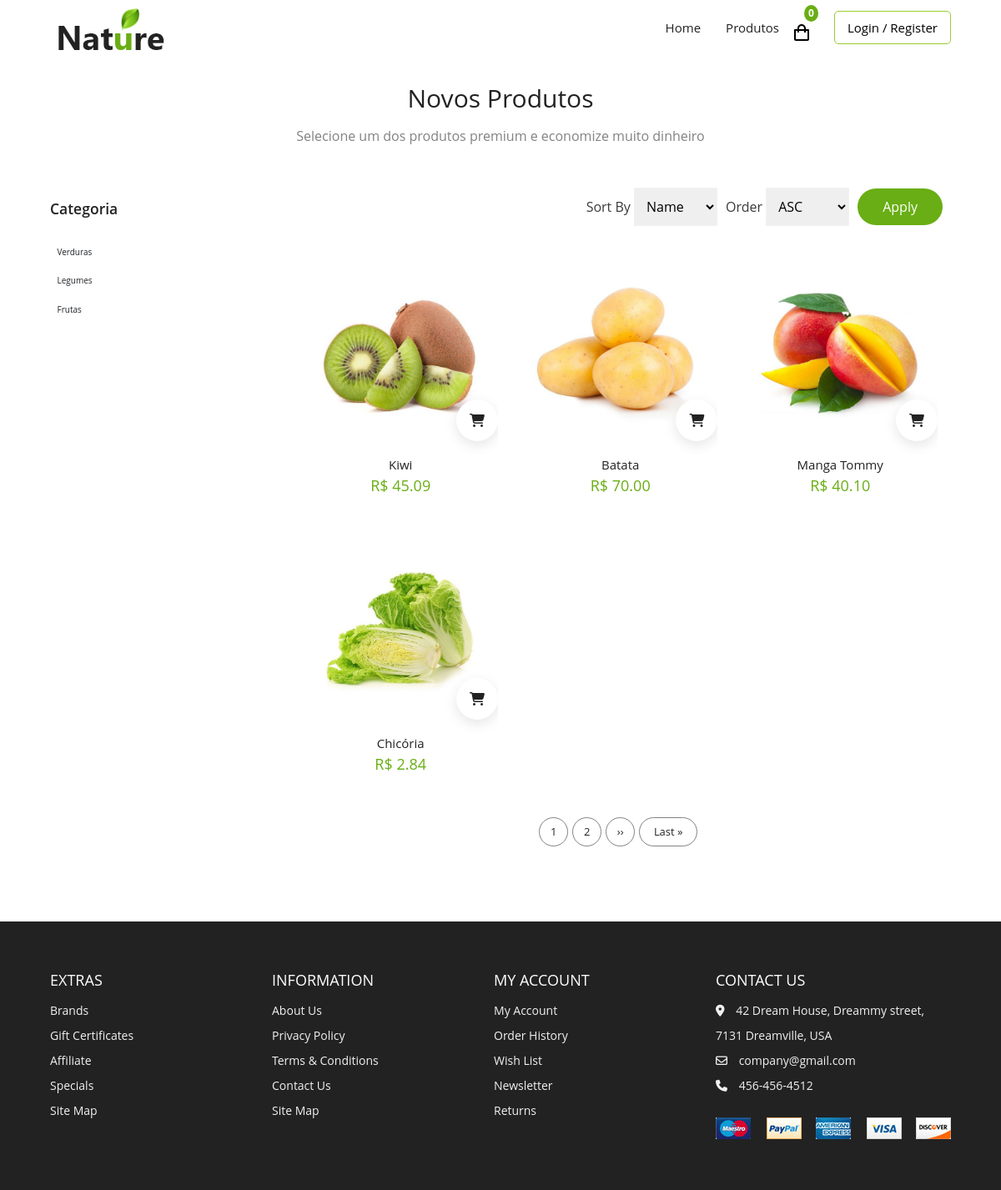
/produtos/, run on the app's committed database.
### produtos/models.py (models this page shows, shortened)
class Category(models.Model):
    name = models.CharField(max_length = 100, unique = True, help_text = " Nome da categoria dos produtos ")
    slug = models.SlugField(max_length = 100, unique = True, help_text = "Slug do nome do produtos ")
    class Meta:
        ordering = ('-name',)

class Product(models.Model):
    category = models.ForeignKey(Category, related_name = "products", on_delete = models.CASCADE, help_text = "categoria do produto")
    name = models.CharField(max_length = 150, unique = True, help_text = "Nome do Produto")
    slug = models.SlugField(max_length = 150, unique = True)
    image = models.ImageField(upload_to = 'products', help_text = "image do Produto")
    description = models.TextField(help_text = "Descrição do Produto")
    shu = models.CharField(max_length = 40, )
    price = models.DecimalField(max_digits = 10, decimal_places = 2, help_text = "O Valor do Produto")
    available  = models.BooleanField(default = True)
    def get_absolute_url(self):
        return reverse('produtos:details', args=[self.category.slug, self.slug])
    class Meta:
        ordering = ('shu',)

### produtos/views.py (the view)
# urls.py: path('',views.List_Products.as_view(), name = 'list_products'),
class List_Products(View):
    def get(self, request, categoria_slug = None):
        categorias = Category.objects.all()
        requested_categoria = None
        produtos = Product.objects.all()
        if categoria_slug:
            requested_categoria = get_object_or_404(Category, slug = categoria_slug)
            produtos = Product.objects.filter(category = requested_categoria)
        return render(request, 'produtos/list.html',{
            'categorias':categorias, 'produtos':produtos, 'requested_categoria':requested_categoria,
            })

### produtos/templates/produtos/list.html (shortened to what this page needs)
{% extends 'base.html' %}
{% load static %}
{% block index %}
  <section class="section products">
    <div class="title banner_products">
      {% if requested_categoria %}
      {% if requested_categoria.name  == 'Frutas'%}
      <h2>Novas {{ requested_categoria.name  }}</h2>
      <span>Compre uma das {{ requested_categoria.name  }} premium e economize muito dinheiro</span>
      {%elif requested_categoria.name  == 'Verduras'%}
      <h2>Novas {{ requested_categoria.name  }}</h2>
      <span>Compre uma das {{ requested_categoria.name  }} premium e economize muito dinheiro</span>
      {% else %}
      <h2>Novos {{ requested_categoria.name  }}</h2>
      <span>Compre um dos {{ requested_categoria.name  }} premium e economize muito dinheiro</span>
      {% endif %}
      {% else %}
      <h2>Novos Produtos</h2>
      <span>Selecione um dos produtos premium e economize muito dinheiro</span>
      {% endif %}
    </div>
    <div class="products-layout container">
      <div class="col-1-of-3">
        <div>
          <div class="block-title mt-4">
            <h3>Categoria</h3>
          </div>
          <br>
          <ul class="block-content list-group-item  border-0 p-0 selected">
            {% for categoria in categorias %}
            <li
            {% if categoria.slug == requested_category.slug  %}
            class="list-group-item  border-0 p-0 selected"
            {% else %}
            class="list-group-item  border-0 p-0 unselected"
            {% endif %}>
            <a href="{% url 'produtos:produtos_list_da_categoria' categoria.slug %}" class="btn btn-block text-left">
            {{ categoria.name }}
            </a>
            </li>
            {% endfor %}
          </ul>
        </div>
      </div>
      <div class="col-3-of-4">
        <form action="">
          <div class="item">
            <label for="sort-by">Sort By</label>
            <select name="sort-by" id="sort-by">
              <option value="title" selected="selected">Name</option>
            </select>
          </div>
          <div class="item">
            <label for="order-by">Order</label>
            <select name="order-by" id="sort-by">
              <option value="ASC" selected="selected">ASC</option>
            </select>
          </div>
          <a href="">Apply</a>
        </form>
        <div class="product-layout">
          {% if Categoria_produtos %}
          {% for produto in Categoria_produtos %}
          <div class="product">
            <div class="img-container">
              <img src="{% static 'images/product-1.jpg' %}" alt="" />
              <div class="addCart">
                <i class="fas fa-shopping-cart"></i>
              </div>
              <ul class="side-icons">
                <span><i class="fas fa-search"></i></span>
                <span><i class="far fa-heart"></i></span>
                <span><i class="fas fa-sliders-h"></i></span>
              </ul>
            </div>
            <div class="bottom">
              <a href="productDetails.html">Bambi Print Mini Backpack</a>
              <div class="price">
                <span>$150</span>
              </div>
            </div>
          </div>
          {% endfor %}
          {% else %}
          {% for produto in produtos %}
          <div class="product">
            <div class="img-container">
              <img src="{{ produto.image.url }}" alt="" />
              <div class="addCart">
                <i class="fas fa-shopping-cart"></i>
              </div>
              <ul class="side-icons">
              </ul>
            </div>
            <div class="bottom">
              <a href="{{ produto.get_absolute_url  }} ">{{ produto.name }}</a>
              <div class="price">
                <span>R$ {{ produto.price }}</span>
              </div>
            </div>
          </div>
          {% endfor %}
          {% endif %}
        </div>
        <ul class="pagination">
          <span>1</span>
          <span>2</span>
          <span class="icon">››</span>
          <span class="last">Last »</span>
        </ul>
      </div>
    </div>
  </section>
  {% endblock %}

### templates/base.html (shortened to what this page needs)
{% load static %}
<!DOCTYPE html>
<html lang="pt-br">
<head>
  <link rel="stylesheet" href="https://cdnjs.cloudflare.com/ajax/libs/font-awesome/5.15.1/css/all.min.css" />
    <link
      rel="stylesheet"
      href="https://cdnjs.cloudflare.com/ajax/libs/Swiper/6.7.5/swiper-bundle.min.css"
    />
  <link href='https://unpkg.com/boxicons@2.0.8/css/boxicons.min.css' rel='stylesheet'>
  <link rel="stylesheet" href="{% static 'css/bootstrap.min.css' %}" />
  <link rel="stylesheet" href="{% static 'styles.css' %}" />
  <link rel="stylesheet" href="{% static 'css/responsive.css' %}" />
  <link
    href="https://unpkg.com/boxicons@2.0.9/css/boxicons.min.css"
    rel="stylesheet"
  />
</head>
<body>
  {% include 'include/navbar.html' %}
  {% block index %}
  {% endblock %}
  {% include 'include/footer.html' %}
</body>
</html>

### templates/include/navbar.html (shortened to what this page needs)
{% load static %}
  <nav class="nav">
    <div class="wrapper container">
      <div class="logo"><a href="{% url 'index' %}">
        <img src="{% static 'images/logo.png' %}" alt="">
      </a>
      </div>
      <ul class="nav-list">
        <li><a href="{% url 'index' %}">Home</a></li>
        <li><a href="{% url 'produtos:list_products' %}">Produtos</a></li>
        <li class="icons">
          <a style="margin-right: ;" href="cart.html">
            <span>
            <img  src="{% static 'images/shoppingBag.svg' %}" alt="" />
            <small class="count d-flex">0</small>
          </span>
          </a>
        </li>
        <li><a class="login"  href="">Login / Register</a></li>
      </ul>
    </div>
  </nav>

### templates/include/footer.html (shortened to what this page needs)
{% load static %}
  <footer id="footer" class="section footer">
    <div class="container">
      <div class="footer-container">
        <div class="footer-center">
          <h3>EXTRAS</h3>
          <a href="#">Brands</a>
          <a href="#">Gift Certificates</a>
          <a href="#">Affiliate</a>
          <a href="#">Specials</a>
          <a href="#">Site Map</a>
        </div>
        <div class="footer-center">
          <h3>INFORMATION</h3>
          <a href="#">About Us</a>
          <a href="#">Privacy Policy</a>
          <a href="#">Terms & Conditions</a>
          <a href="#">Contact Us</a>
          <a href="#">Site Map</a>
        </div>
        <div class="footer-center">
          <h3>MY ACCOUNT</h3>
          <a href="#">My Account</a>
          <a href="#">Order History</a>
          <a href="#">Wish List</a>
          <a href="#">Newsletter</a>
          <a href="#">Returns</a>
        </div>
        <div class="footer-center">
          <h3>CONTACT US</h3>
          <div>
            <span>
              <i class="fas fa-map-marker-alt"></i>
            </span>
            42 Dream House, Dreammy street, 7131 Dreamville, USA
          </div>
          <div>
            <span>
              <i class="far fa-envelope"></i>
            </span>
            company@gmail.com
          </div>
          <div>
            <span>
              <i class="fas fa-phone"></i>
            </span>
            456-456-4512
          </div>
          <div class="payment-methods">
            <img src="./images/payment.png" alt="">
          </div>
        </div>
      </div>
    </div>
  </footer>

### templates/include/navbar.html (style rules this page uses)
.login { background: transparent; border: 1px solid yellowgreen; color: #000!important; text-align: center; margin-left: 17px; }

### data on the page
Category: name "Verduras"
Category: name "Legumes"
Category: name "Frutas"
Product: image (picture), name "Kiwi", price "45.09"
Product: image (picture), name "Batata", price "70.00"
Product: image (picture), name "Manga Tommy", price "40.10"
Product: image (picture), name "Chicória", price "2.84"
